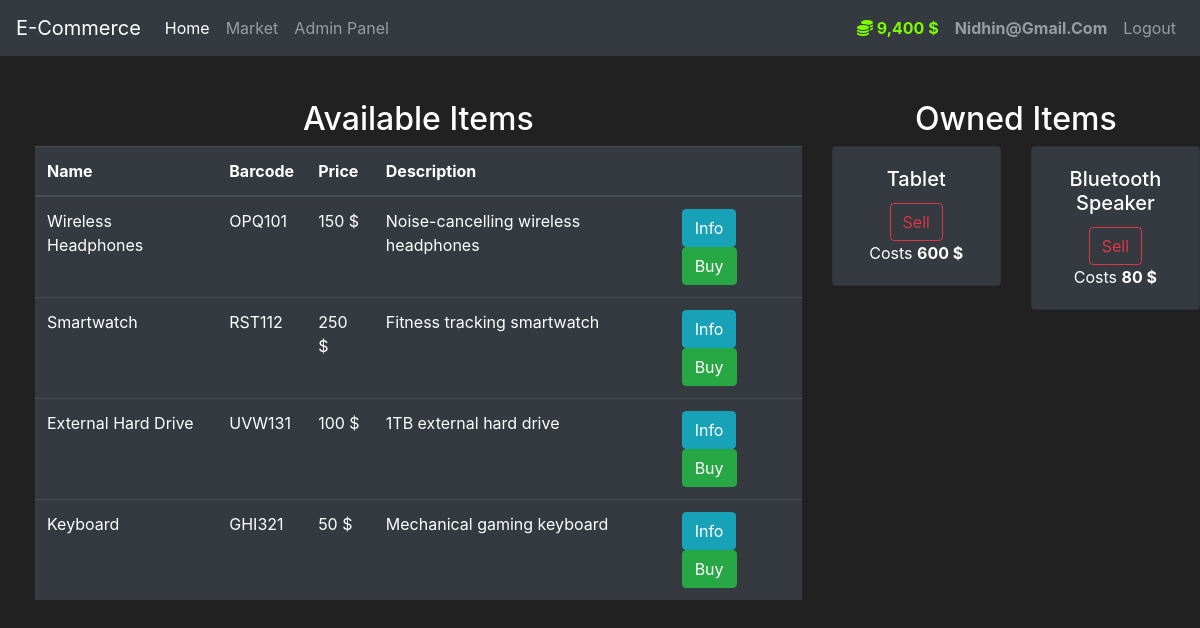
The app's page /market (signed in) with its own data.
### Market/models.py (models this page shows, shortened)
class User(db.Model, UserMixin):
    id = db.Column(db.Integer, primary_key=True)
    username = db.Column(db.String(length=30), nullable=False, unique=True)
    email_address = db.Column(db.String(length=50), nullable=False, unique=True)
    password_hash = db.Column(db.String(length=60), nullable=False)
    budget = db.Column(db.Integer, nullable=False, default=10000)
    items = db.relationship('Item', backref='owned_user', lazy=True)
    @property
    def prettier_budget(self):
        if len(str(self.budget)) >= 4:
            return f'{str(self.budget)[:-3]},{str(self.budget)[-3:]} $'
        return f'{self.budget} $'
    @property
    def password(self):
        return self.password

class Item(db.Model):
    id = db.Column(db.Integer, primary_key=True)
    name = db.Column(db.String(length=30), nullable=False, unique=True)
    barcode = db.Column(db.String(length=12), nullable=False, unique=True)
    price = db.Column(db.Integer, nullable=False)
    description = db.Column(db.String(length=1024), nullable=False)
    owner = db.Column(db.Integer, db.ForeignKey('user.id'))
    @property
    def prettier_price(self):
        if len(str(self.price)) >= 4:
            return f'{str(self.price)[:-3]},{str(self.price)[-3:]} $'
        else:
            return f'{self.price} $'

### Market/routes.py (the view, shortened to what this page needs)
@app.route("/market", methods=['GET', 'POST'])
@login_required
def MarketPage():
    if request.method == "GET":
        items = Item.query.filter_by(owner=None)
        owned_items = Item.query.filter_by(owner=current_user.id)
        return render_template('MARKET.html', title='Market', items=items, owned_items=owned_items, purchase_form=PurchaseItemForm(), sell_form=SellItemForm())

### Market/models.py (called while the page is built)
@login_manager.user_loader
def load_user(user_id):
    return User.query.get(int(user_id))

### Market/templates/MARKET.html (shortened to what this page needs)
{% extends "base.html" %}
{% block body %}
<div class="row" style="margin-top:20px; margin-left:20px">
    <div class="col-8">
        <h2 style="text-align: center;">Available Items</h2>
        <table class="table table-hover table-dark">
            <thead>
                <tr>
                    <th scope="col">Name</th>
                    <th scope="col">Barcode</th>
                    <th scope="col">Price</th>
                    <th scope="col">Description</th>
                    <th scope="col"></th>
                </tr>
            </thead>
            <tbody>
                {% for item in items %}
                <tr>
                    <td>{{ item.name }}</td>
                    <td>{{ item.barcode }}</td>
                    <td>{{ item.prettier_price }}</td>
                    <td>{{ item.description }}</td>
                    <td>
                        <button class="btn btn-outline btn-info" data-toggle="modal" data-target="#Info-{{ item.id }}">Info</button>
                        <button class="btn btn-outline btn-success" data-toggle="modal"data-target="#Buy-{{ item.id }}">Buy</button>
                    </td>
                </tr>
                {% endfor %}
            </tbody>
        </table>
    </div>
    <div class="col-4">
        <h2 style="text-align: center;">Owned Items</h2>
        <div class="row">
            {% for owned_item in owned_items %}
            <div class="col-md-6">
                <div style="margin-bottom: 5px" class="card text-center bg-dark">
                    <div class="card-body">
                        <h5 class="card-title">{{ owned_item.name }}</h5>
                        <button type="button" class="btn btn-outline-danger" data-toggle="modal" data-target="#Sell-{{ owned_item.id }}">Sell</button>
                        <p class="card-text">
                            Costs <strong>{{ owned_item.prettier_price }}</strong>
                        </p>
                    </div>
                </div>
            </div>
            {% endfor %}
        </div>
    </div>
    {% endblock %}

### Market/templates/base.html (shortened to what this page needs)
<!DOCTYPE html>
<html lang="en">
<head>
    <link rel="stylesheet" href="https://cdn.jsdelivr.net/npm/bootstrap@4.5.3/dist/css/bootstrap.min.css">
</head>
<body style="background-color: #212121; color: #fff;">
    <nav class="navbar navbar-expand-md navbar-dark bg-dark" style="font: bold;">
		<a class="navbar-brand" href="{{ url_for('HomePage') }}">E-Commerce</a>
		<div class="collapse navbar-collapse" id="navbarNav">
			<ul class="navbar-nav mr-auto">
				<li class="nav-item active">
					<a class="nav-link" href="{{ url_for('HomePage') }}">Home </a>
				</li>
				<li class="nav-item">
					<a class="nav-link" href="{{ url_for('MarketPage') }}">Market</a>
				</li>
				<li class="nav-item">
					<a class="nav-link" href="{{ url_for('AdminPage') }}">Admin Panel</a>
				</li>
			</ul>
            {% if current_user.is_authenticated %}
            <ul class="navbar-nav">
                <li class="nav-item">
                    {% if current_user.username != 'admin' %}
                    <a class="nav-link" style="color: lawngreen; font-weight: bold">
                        <i class="fas fa-coins"></i>
                        {{ current_user.prettier_budget }}
                    </a>
                    {% endif %}
                </li>
                <li class="nav-item">
                    <a class="nav-link"><b style="text-transform: capitalize;">{{ current_user.username }}</b></a>
                </li>
                <li class="nav-item">
                    <a class="nav-link" href="{{ url_for('LogoutPage') }}">Logout</a>
                </li>
            </ul>
          {% endif %}
		</div>
	</nav>
    <br>
    {% block body %}{% endblock %}
</body>
</html>

### records on screen
User: prettier_budget "9,400 $", username "Nidhin@gmail.com"
Item: name "Wireless Headphones", barcode "OPQ101", prettier_price "150 $", description "Noise-cancelling wireless headphones"
Item: name "Smartwatch", barcode "RST112", prettier_price "250 $", description "Fitness tracking smartwatch"
Item: name "External Hard Drive", barcode "UVW131", prettier_price "100 $", description "1TB external hard drive"
Item: name "Keyboard", barcode "GHI321", prettier_price "50 $", description "Mechanical gaming keyboard"
Item: name "Tablet", prettier_price "600 $"
Item: name "Bluetooth Speaker", prettier_price "80 $"
